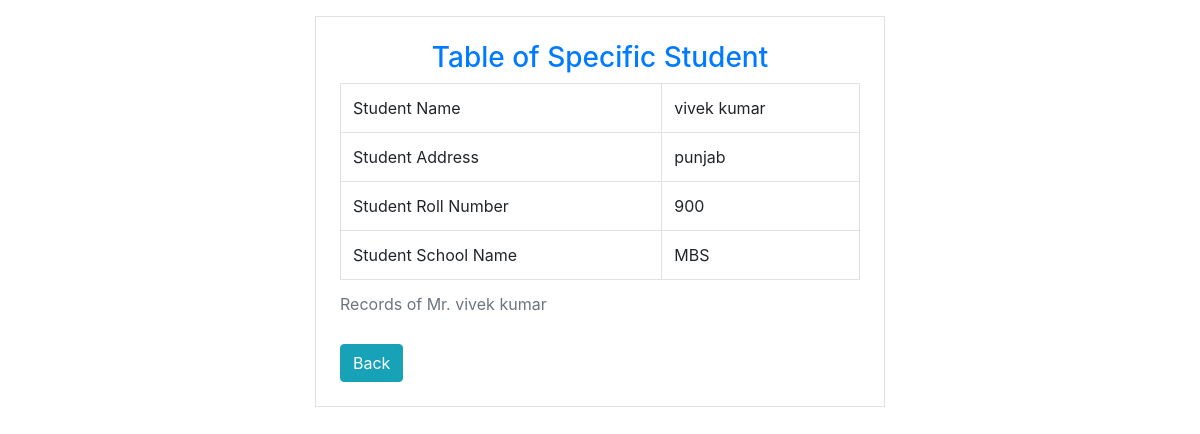
Screenshot of /stu/10 with the database file from the repository.
### poll/models.py (models this page shows)
class StudentModel(models.Model):
    name = models.CharField(max_length=20)
    address = models.CharField(max_length=20)
    roll = models.IntegerField()
    school_Name = models.CharField(max_length=20)

### poll/views.py (the view)
# urls.py: path('stu/<int:id>', views.get_student, name="student-data"),
def get_student(request, id):
    try:
        dt = StudentModel.objects.get(pk = id)
    except StudentModel.DoesNotExist as err:
        a = """<a href="/">Home</a>"""
        return HttpResponse(f"{err} <br> <br> Back to {a}")
    return render(request, 'student.html', {'stu' : dt})

### poll/templates/student.html (shortened to what this page needs)
<!DOCTYPE html>
<html lang="en">
<head>
    <link rel="stylesheet" href="https://cdn.jsdelivr.net/npm/bootstrap@4.0.0/dist/css/bootstrap.min.css">
</head>
<body>
    <div class="container">
        <div class="row">
            <div class="col-6 offset-3 border border-2 p-4 mt-3">
                <h3 class="text text-center text-primary">Table of Specific Student</h3>
                <table class="table table-bordered table-lg">
                    <caption>Records of Mr. {{stu.name}}</caption>
                    <tr>
                        <td>Student Name</td>
                        <td>{{stu.name}}</td>
                    </tr>
                    <tr>
                        <td>Student Address</td>
                        <td>{{stu.address}}</td>
                    </tr>
                    <tr>
                        <td>Student Roll Number</td>
                        <td>{{stu.roll}}</td>
                    </tr>
                    <tr>
                        <td>Student School Name</td>
                        <td>{{stu.school_Name}}</td>
                    </tr>
                </table>
                <a class="btn btn-info" href="{% url "home-view" %}">Back</a>
            </div>
        </div>
    </div>
</body>
</html>

### rows the page displays
StudentModel: name "vivek kumar", address "punjab", roll "900", school_Name "MBS"
